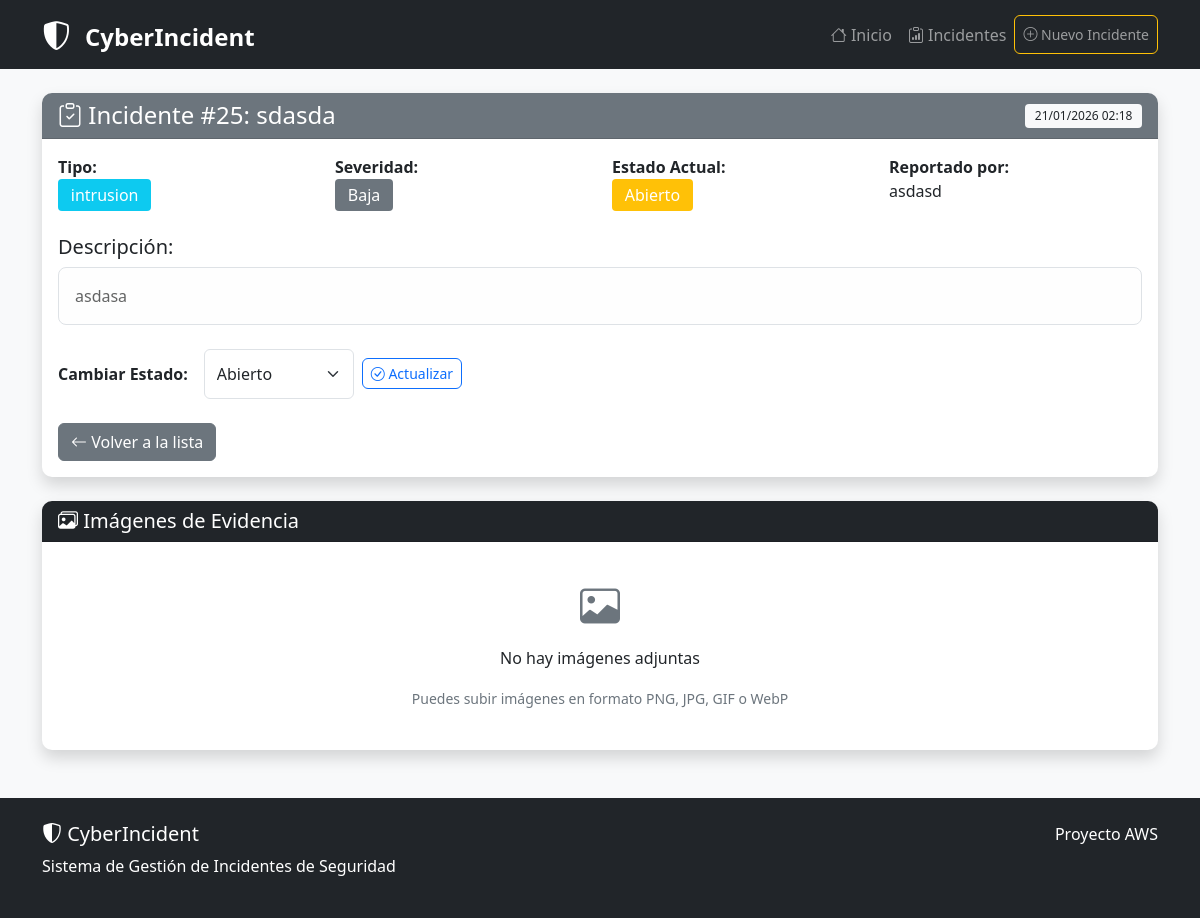
The page /incidente/25 on the database its author committed.
### app.py (models this page shows)
class Incidente(db.Model):
    id = db.Column(db.Integer, primary_key=True)
    titulo = db.Column(db.String(200), nullable=False)
    descripcion = db.Column(db.Text, nullable=False)
    tipo = db.Column(db.String(50), nullable=False)
    severidad = db.Column(db.String(20), nullable=False)
    estado = db.Column(db.String(20), default='Abierto')
    fecha_creacion = db.Column(db.DateTime, default=datetime.utcnow)
    fecha_actualizacion = db.Column(db.DateTime, default=datetime.utcnow, onupdate=datetime.utcnow)
    usuario_reporta = db.Column(db.String(100))
    evidencias = db.relationship('Evidencia', backref='incidente', lazy=True, cascade='all, delete-orphan')

### app.py (the view)
@app.route('/incidente/<int:id>')
def detalle_incidente(id):
    incidente = Incidente.query.get_or_404(id)
    return render_template('detalle.html', incidente=incidente)

### templates/detalle.html (shortened to what this page needs)
{% extends "base.html" %}
{% block content %}
<div class="card shadow">
    <div class="card-header d-flex justify-content-between align-items-center
        {% if incidente.severidad == 'critica' %}bg-danger text-white
        {% elif incidente.severidad == 'alta' %}bg-warning
        {% elif incidente.severidad == 'media' %}bg-primary text-white
        {% else %}bg-secondary text-white{% endif %}">
        <div>
            <h4 class="mb-0">
                <i class="bi bi-clipboard-check"></i>
                Incidente #{{ incidente.id }}: {{ incidente.titulo }}
            </h4>
        </div>
        <div class="badge bg-light text-dark">
            {{ incidente.fecha_creacion.strftime('%d/%m/%Y %H:%M') }}
        </div>
    </div>
    <div class="card-body">
        <div class="row mb-4">
            <div class="col-md-3">
                <strong>Tipo:</strong><br>
                <span class="badge bg-info fs-6">{{ incidente.tipo }}</span>
            </div>
            <div class="col-md-3">
                <strong>Severidad:</strong><br>
                {% if incidente.severidad == 'critica' %}
                <span class="badge bg-danger fs-6">Crítica</span>
                {% elif incidente.severidad == 'alta' %}
                <span class="badge bg-warning fs-6">Alta</span>
                {% elif incidente.severidad == 'media' %}
                <span class="badge bg-primary fs-6">Media</span>
                {% else %}
                <span class="badge bg-secondary fs-6">Baja</span>
                {% endif %}
            </div>
            <div class="col-md-3">
                <strong>Estado Actual:</strong><br>
                <span class="badge
                    {% if incidente.estado == 'Abierto' %}bg-warning
                    {% elif incidente.estado == 'En Investigación' %}bg-info
                    {% elif incidente.estado == 'Resuelto' %}bg-success
                    {% else %}bg-secondary{% endif %} fs-6">
                    {{ incidente.estado }}
                </span>
            </div>
            <div class="col-md-3">
                <strong>Reportado por:</strong><br>
                {{ incidente.usuario_reporta }}
            </div>
        </div>
        <h5>Descripción:</h5>
        <div class="alert alert-light border p-3">
            {{ incidente.descripcion|replace('\n', '<br>')|safe }}
        </div>
        <div class="mt-4">
            <form method="post" action="/incidente/{{ incidente.id }}/cambiar-estado"
                  class="d-flex align-items-center">
                <strong class="me-3">Cambiar Estado:</strong>
                <select name="estado" class="form-select w-auto me-2">
                    <option value="Abierto" {% if incidente.estado == 'Abierto' %}selected{% endif %}>
                        Abierto
                    </option>
                </select>
                <button type="submit" class="btn btn-sm btn-outline-primary">
                    <i class="bi bi-check-circle"></i> Actualizar
                </button>
            </form>
        </div>
        <div class="mt-4">
            <a href="/incidentes" class="btn btn-secondary">
                <i class="bi bi-arrow-left"></i> Volver a la lista
            </a>
        </div>
    </div>
</div>
<div class="card shadow mt-4">
    <div class="card-header bg-dark text-white d-flex justify-content-between align-items-center">
        <h5 class="mb-0"><i class="bi bi-images"></i> Imágenes de Evidencia</h5>
    </div>
    <div class="card-body">
        {% set imagenes = incidente.evidencias|selectattr("tipo_archivo", "equalto", "imagen")|list %}
        {% if imagenes %}
        <div class="row">
            {% for imagen in imagenes[:4] %}
            <div class="col-md-3 col-sm-6 mb-3">
                <div class="card h-100">
                    <div class="card-img-top" style="height: 150px; overflow: hidden;">
                        {% if imagen.thumbnail_url %}
                        <img src="{{ imagen.thumbnail_url }}"
                             class="img-fluid w-100 h-100 object-fit-cover"
                             alt="{{ imagen.nombre_archivo }}"
                             style="cursor: pointer;"
                             onclick="vistaRapida('{{ imagen.ruta_s3 }}', '{{ imagen.nombre_archivo }}')">
                        {% else %}
                        <div class="d-flex justify-content-center align-items-center h-100 bg-light">
                            <i class="bi bi-image text-muted"></i>
                        </div>
                        {% endif %}
                    </div>
                    <div class="card-body p-2">
                        <small class="text-truncate d-block" title="{{ imagen.nombre_archivo }}">
                            {{ imagen.nombre_archivo }}
                        </small>
                    </div>
                </div>
            </div>
            {% endfor %}
            {% if imagenes|length > 4 %}
            <div class="col-md-3 col-sm-6 mb-3">
                <div class="card h-100 border-dashed">
                    <a href="{{ url_for('galeria_incidente', id=incidente.id) }}"
                       class="d-flex justify-content-center align-items-center h-100 text-decoration-none">
                        <div class="text-center p-4">
                            <i class="bi bi-plus-circle display-6 text-muted"></i>
                            <p class="mt-2 mb-0">Ver {{ imagenes|length - 4 }} más</p>
                        </div>
                    </a>
                </div>
            </div>
            {% endif %}
        </div>
        {% else %}
        <div class="text-center py-4">
            <i class="bi bi-image display-6 text-muted"></i>
            <p class="mt-3">No hay imágenes adjuntas</p>
            <small class="text-muted">Puedes subir imágenes en formato PNG, JPG, GIF o WebP</small>
        </div>
        {% endif %}
    </div>
</div>
{% endblock %}

### static/css/styles.css (style rules this page uses)
:root { --primary-color: #0d6efd; --secondary-color: #6c757d; --success-color: #198754; --danger-color: #dc3545; --warning-color: #ffc107; --info-color: #0dcaf0; --dark-color: #212529; }
body { font-family: 'Segoe UI', Tahoma, Geneva, Verdana, sans-serif; background-color: #f8f9fa; min-height: 100vh; display: flex; flex-direction: column; }
.card { border: none; border-radius: 10px; transition: transform 0.3s ease, box-shadow 0.3s ease; }
.card-header { border-radius: 10px 10px 0 0 !important; font-weight: 600; }
.badge { padding: 0.5em 0.8em; font-weight: 500; }
.btn { border-radius: 6px; font-weight: 500; transition: all 0.3s ease; }
.form-control, .form-select { border-radius: 6px; padding: 0.75rem; border: 1px solid #dee2e6; }
.alert { border-radius: 8px; border: none; }
.card { animation: fadeIn 0.5s ease; }

### rows shown on the page
Incidente: id "25", titulo "sdasda", fecha_creacion "21/01/2026 02:18", tipo "intrusion", estado "Abierto", usuario_reporta "asdasd", descripcion "asdasa"
